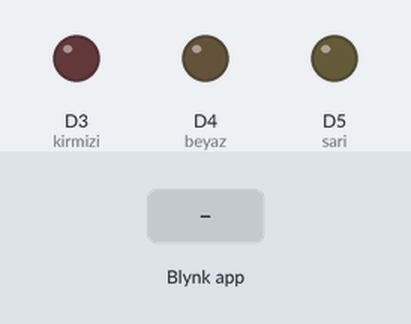
This sketch was run on a simulated ESP8266 (NodeMCU). Shown: output pins drawn as LEDs (lit = HIGH). Inputs (shaded band) come from the test bench. WiFi joins after 1.5 s; servers stay silent unless stated.

Above: at 3.0 s.
3.1 s: Blynk app writes 1 to V1
At 3.5 s:
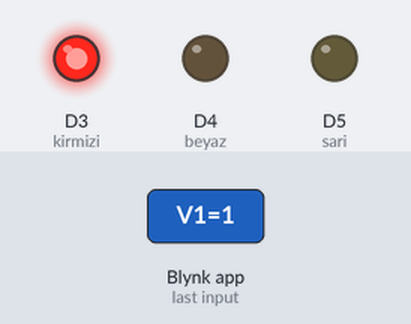
At 8.5 s:
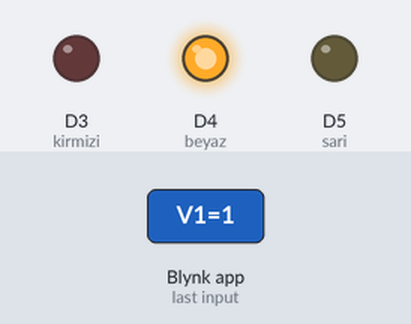
Timing chart, 0 to 14.6 s (numbered marks = the images above; inputs shaded):
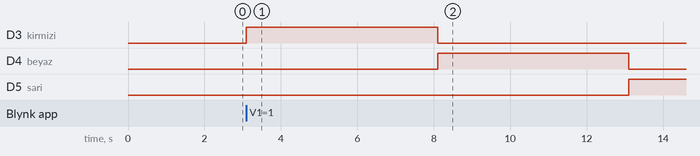

Measured:
- after the input at 3.1 s, D3 (kirmizi): LOW → HIGH at once, → LOW 5.0 s later; D4 (beyaz): LOW → HIGH after 5.0 s, → LOW 5.0 s later; D5 (sari): LOW → HIGH after 10.0 s

The sketch:

hafta_2__dev_1.ino
```cpp
#define kirmizi D3
#define beyaz D4
#define sari D5


/*************************************************************
Download latest Blynk library here:
https://github.com/blynkkk/blynk-library/releases/latest

 Blynk is a platform with iOS and Android apps to control
Arduino, Raspberry Pi and the likes over the Internet.
You can easily build graphic interfaces for all your
projects by simply dragging and dropping widgets.

 Downloads, docs, tutorials: http://www.blynk.cc
Sketch generator: http://examples.blynk.cc
Blynk community: http://community.blynk.cc
Follow us: http://www.fb.com/blynkapp
http://twitter.com/blynk_app

 Blynk library is licensed under MIT license
This example code is in public domain.

 *************************************************************
This example runs directly on NodeMCU.

 Note: This requires ESP8266 support package:
https://github.com/esp8266/Arduino

 Please be sure to select the right NodeMCU module
in the Tools -> Board menu!

 For advanced settings please follow ESP examples :
- ESP8266_Standalone_Manual_IP.ino
- ESP8266_Standalone_SmartConfig.ino
- ESP8266_Standalone_SSL.ino

 Change WiFi ssid, pass, and Blynk auth token to run :)
Feel free to apply it to any other example. It's simple!
*************************************************************/

/* Comment this out to disable prints and save space */
#define BLYNK_PRINT Serial

#include <ESP8266WiFi.h>
#include <BlynkSimpleEsp8266.h>
int butondurumu=0;

// You should get Auth Token in the Blynk App.
// Go to the Project Settings (nut icon).
char auth[] = "OcRfOEJVVFnbFdJUgjIyrfCkecOpAEpz";

// Your WiFi credentials.
// Set password to "" for open networks.
char ssid[] = "TurkTelekom_T9585";
char pass[] = "EWNj2avv";

BLYNK_WRITE(V1)
{
int pinValue = param.asInt();

 if (pinValue==1){
digitalWrite(kirmizi,HIGH);
delay(5000);
digitalWrite(kirmizi,LOW);
digitalWrite(beyaz,HIGH);
delay(5000);
digitalWrite(beyaz,LOW);
digitalWrite(sari,HIGH);
delay(5000);
digitalWrite(sari,LOW);
butondurumu=1;
}
else {
digitalWrite(kirmizi,LOW);
digitalWrite(beyaz,LOW);
digitalWrite(sari,LOW);
butondurumu=0;
}
}

void setup()
{
// Debug console
Serial.begin(9600);
pinMode(kirmizi, OUTPUT);
pinMode(beyaz, OUTPUT);
pinMode(sari, OUTPUT);

 Blynk.begin(auth, ssid, pass);
// You can also specify server:
//Blynk.begin(auth, ssid, pass, "blynk-cloud.com", 80);
//Blynk.begin(auth, ssid, pass, IPAddress(192,168,1,100), 8080);
}

void loop()
{
Blynk.run();
}
```
